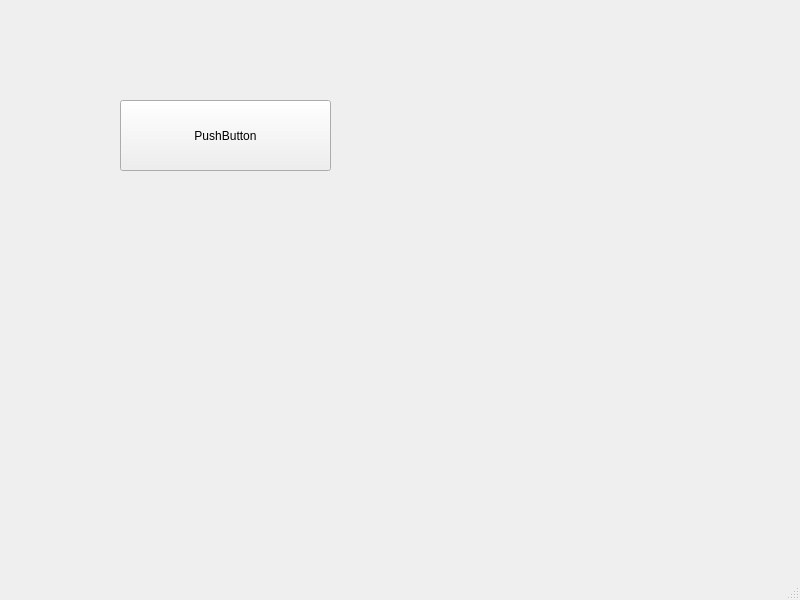
<?xml version="1.0" encoding="UTF-8"?>
<ui version="4.0">
 <class>MainWindow</class>
 <widget class="QMainWindow" name="MainWindow">
  <property name="geometry">
   <rect>
    <x>0</x>
    <y>0</y>
    <width>800</width>
    <height>600</height>
   </rect>
  </property>
  <property name="windowTitle">
   <string>MainWindow</string>
  </property>
  <widget class="QWidget" name="centralwidget">
   <widget class="QPushButton" name="pushButton">
    <property name="geometry">
     <rect>
      <x>120</x>
      <y>100</y>
      <width>211</width>
      <height>71</height>
     </rect>
    </property>
    <property name="text">
     <string>PushButton</string>
    </property>
   </widget>
  </widget>
  <widget class="QMenuBar" name="menubar">
   <property name="geometry">
    <rect>
     <x>0</x>
     <y>0</y>
     <width>800</width>
     <height>22</height>
    </rect>
   </property>
  </widget>
  <widget class="QStatusBar" name="statusbar"/>
 </widget>
 <resources/>
 <connections/>
</ui>
